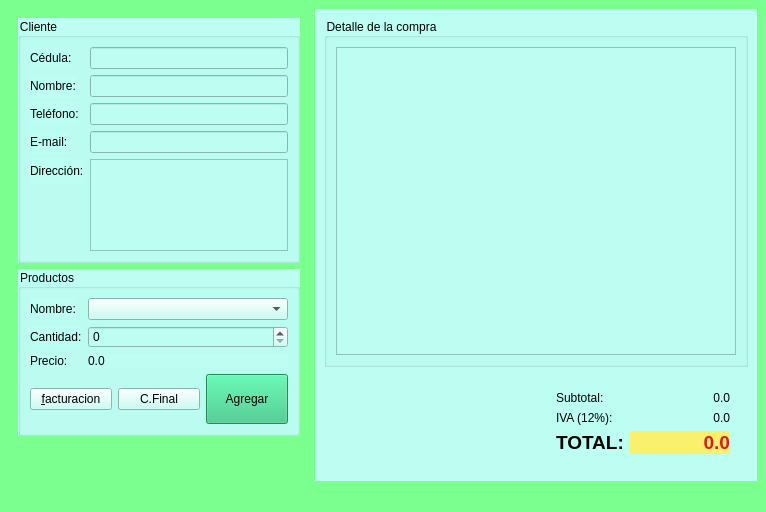
<?xml version="1.0" encoding="UTF-8"?>
<ui version="4.0">
 <class>Principal</class>
 <widget class="QMainWindow" name="Principal">
  <property name="geometry">
   <rect>
    <x>0</x>
    <y>0</y>
    <width>766</width>
    <height>512</height>
   </rect>
  </property>
  <property name="windowTitle">
   <string>Tienda</string>
  </property>
  <property name="windowIcon">
   <iconset resource="recursos.qrc">
    <normaloff>:/recursos/tienda - copia.png</normaloff>:/recursos/tienda - copia.png</iconset>
  </property>
  <property name="styleSheet">
   <string notr="true">background-color: rgb(123, 255, 143);</string>
  </property>
  <widget class="QWidget" name="centralwidget">
   <layout class="QHBoxLayout" name="horizontalLayout">
    <item>
     <widget class="QWidget" name="widget" native="true">
      <property name="minimumSize">
       <size>
        <width>300</width>
        <height>0</height>
       </size>
      </property>
      <property name="maximumSize">
       <size>
        <width>400</width>
        <height>16777215</height>
       </size>
      </property>
      <layout class="QVBoxLayout" name="verticalLayout">
       <item>
        <widget class="QGroupBox" name="groupBox">
         <property name="maximumSize">
          <size>
           <width>16777215</width>
           <height>250</height>
          </size>
         </property>
         <property name="styleSheet">
          <string notr="true">background-color: rgb(188, 255, 242);</string>
         </property>
         <property name="title">
          <string>Cliente</string>
         </property>
         <layout class="QFormLayout" name="formLayout_2">
          <item row="0" column="0">
           <widget class="QLabel" name="label_4">
            <property name="text">
             <string>Cédula:</string>
            </property>
           </widget>
          </item>
          <item row="0" column="1">
           <widget class="QLineEdit" name="inCedula"/>
          </item>
          <item row="1" column="0">
           <widget class="QLabel" name="label_5">
            <property name="text">
             <string>Nombre:</string>
            </property>
           </widget>
          </item>
          <item row="1" column="1">
           <widget class="QLineEdit" name="inNombre"/>
          </item>
          <item row="2" column="0">
           <widget class="QLabel" name="label_6">
            <property name="text">
             <string>Teléfono:</string>
            </property>
           </widget>
          </item>
          <item row="2" column="1">
           <widget class="QLineEdit" name="inTelefono"/>
          </item>
          <item row="3" column="0">
           <widget class="QLabel" name="label_7">
            <property name="text">
             <string>E-mail:</string>
            </property>
           </widget>
          </item>
          <item row="3" column="1">
           <widget class="QLineEdit" name="inEmail"/>
          </item>
          <item row="4" column="0">
           <widget class="QLabel" name="label_8">
            <property name="text">
             <string>Dirección:</string>
            </property>
           </widget>
          </item>
          <item row="4" column="1">
           <widget class="QTextEdit" name="inDireccion">
            <property name="minimumSize">
             <size>
              <width>60</width>
              <height>0</height>
             </size>
            </property>
           </widget>
          </item>
         </layout>
        </widget>
       </item>
       <item>
        <widget class="QGroupBox" name="groupBox_2">
         <property name="maximumSize">
          <size>
           <width>16777215</width>
           <height>180</height>
          </size>
         </property>
         <property name="styleSheet">
          <string notr="true">background-color: rgb(188, 255, 242);</string>
         </property>
         <property name="title">
          <string>Productos</string>
         </property>
         <layout class="QFormLayout" name="formLayout_3">
          <item row="0" column="0">
           <widget class="QLabel" name="label_9">
            <property name="text">
             <string>Nombre:</string>
            </property>
           </widget>
          </item>
          <item row="0" column="1">
           <widget class="QComboBox" name="inProducto"/>
          </item>
          <item row="1" column="0">
           <widget class="QLabel" name="label_10">
            <property name="text">
             <string>Cantidad:</string>
            </property>
           </widget>
          </item>
          <item row="1" column="1">
           <widget class="QSpinBox" name="inCantidad"/>
          </item>
          <item row="2" column="0">
           <widget class="QLabel" name="label_11">
            <property name="text">
             <string>Precio:</string>
            </property>
           </widget>
          </item>
          <item row="2" column="1">
           <widget class="QLabel" name="outPrecio">
            <property name="text">
             <string>0.0</string>
            </property>
           </widget>
          </item>
          <item row="3" column="0" colspan="2">
           <layout class="QHBoxLayout" name="horizontalLayout_4">
            <item>
             <widget class="QPushButton" name="btnFacturacion">
              <property name="text">
               <string>&amp;facturacion</string>
              </property>
             </widget>
            </item>
            <item>
             <widget class="QPushButton" name="btn_consFinal">
              <property name="text">
               <string>C.Final</string>
              </property>
             </widget>
            </item>
            <item>
             <widget class="QPushButton" name="cmdAgregar">
              <property name="minimumSize">
               <size>
                <width>0</width>
                <height>50</height>
               </size>
              </property>
              <property name="styleSheet">
               <string notr="true">background-color: rgb(46, 194, 126);</string>
              </property>
              <property name="text">
               <string>Agregar</string>
              </property>
             </widget>
            </item>
           </layout>
          </item>
         </layout>
        </widget>
       </item>
       <item>
        <spacer name="verticalSpacer_3">
         <property name="orientation">
          <enum>Qt::Vertical</enum>
         </property>
         <property name="sizeHint" stdset="0">
          <size>
           <width>20</width>
           <height>40</height>
          </size>
         </property>
        </spacer>
       </item>
      </layout>
     </widget>
    </item>
    <item>
     <widget class="QWidget" name="widget_2" native="true">
      <property name="styleSheet">
       <string notr="true">background-color: rgb(188, 255, 242);</string>
      </property>
      <layout class="QVBoxLayout" name="verticalLayout_2">
       <item>
        <widget class="QGroupBox" name="groupBox_3">
         <property name="title">
          <string>Detalle de la compra</string>
         </property>
         <layout class="QHBoxLayout" name="horizontalLayout_3">
          <item>
           <widget class="QTableWidget" name="outDetalle">
            <property name="minimumSize">
             <size>
              <width>400</width>
              <height>0</height>
             </size>
            </property>
           </widget>
          </item>
         </layout>
        </widget>
       </item>
       <item>
        <widget class="QWidget" name="widget_3" native="true">
         <layout class="QHBoxLayout" name="horizontalLayout_2">
          <item>
           <spacer name="horizontalSpacer">
            <property name="orientation">
             <enum>Qt::Horizontal</enum>
            </property>
            <property name="sizeHint" stdset="0">
             <size>
              <width>7</width>
              <height>20</height>
             </size>
            </property>
           </spacer>
          </item>
          <item>
           <widget class="QWidget" name="widget_4" native="true">
            <layout class="QFormLayout" name="formLayout">
             <item row="0" column="0">
              <widget class="QLabel" name="label">
               <property name="text">
                <string>Subtotal:</string>
               </property>
              </widget>
             </item>
             <item row="0" column="1">
              <widget class="QLabel" name="outSubtotal">
               <property name="minimumSize">
                <size>
                 <width>100</width>
                 <height>0</height>
                </size>
               </property>
               <property name="layoutDirection">
                <enum>Qt::LeftToRight</enum>
               </property>
               <property name="text">
                <string>0.0</string>
               </property>
               <property name="alignment">
                <set>Qt::AlignRight|Qt::AlignTrailing|Qt::AlignVCenter</set>
               </property>
              </widget>
             </item>
             <item row="1" column="0">
              <widget class="QLabel" name="label_2">
               <property name="text">
                <string>IVA (12%):</string>
               </property>
              </widget>
             </item>
             <item row="1" column="1">
              <widget class="QLabel" name="outIva">
               <property name="minimumSize">
                <size>
                 <width>100</width>
                 <height>0</height>
                </size>
               </property>
               <property name="layoutDirection">
                <enum>Qt::LeftToRight</enum>
               </property>
               <property name="text">
                <string>0.0</string>
               </property>
               <property name="alignment">
                <set>Qt::AlignRight|Qt::AlignTrailing|Qt::AlignVCenter</set>
               </property>
              </widget>
             </item>
             <item row="2" column="0">
              <widget class="QLabel" name="label_3">
               <property name="font">
                <font>
                 <pointsize>14</pointsize>
                 <weight>75</weight>
                 <bold>true</bold>
                </font>
               </property>
               <property name="text">
                <string>TOTAL:</string>
               </property>
              </widget>
             </item>
             <item row="2" column="1">
              <widget class="QLabel" name="outTotal">
               <property name="minimumSize">
                <size>
                 <width>100</width>
                 <height>0</height>
                </size>
               </property>
               <property name="font">
                <font>
                 <pointsize>14</pointsize>
                 <weight>75</weight>
                 <bold>true</bold>
                </font>
               </property>
               <property name="layoutDirection">
                <enum>Qt::LeftToRight</enum>
               </property>
               <property name="styleSheet">
                <string notr="true">background-color: rgb(249, 240, 107);
color: rgb(224, 27, 36);</string>
               </property>
               <property name="text">
                <string>0.0</string>
               </property>
               <property name="alignment">
                <set>Qt::AlignRight|Qt::AlignTrailing|Qt::AlignVCenter</set>
               </property>
              </widget>
             </item>
            </layout>
           </widget>
          </item>
         </layout>
        </widget>
       </item>
      </layout>
     </widget>
    </item>
   </layout>
  </widget>
  <widget class="QStatusBar" name="statusbar"/>
  <widget class="QMenuBar" name="menuBar">
   <property name="geometry">
    <rect>
     <x>0</x>
     <y>0</y>
     <width>766</width>
     <height>20</height>
    </rect>
   </property>
  </widget>
 </widget>
 <resources>
  <include location="recursos.qrc"/>
 </resources>
 <connections/>
</ui>
